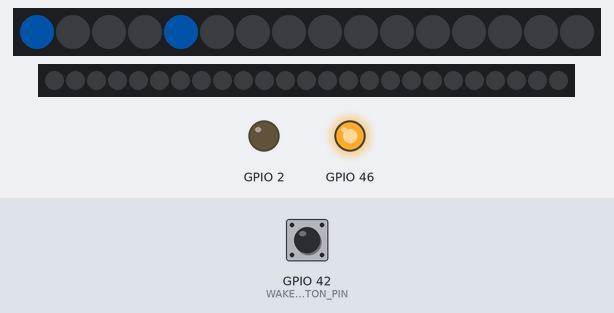
A sketch run on a simulated ESP32. On the bench: 16 RGB LEDs in strip order, left to right, 25 RGB LEDs in strip order, left to right, output pins drawn as LEDs (lit = HIGH). Inputs (shaded band) come from the test bench; at power-on: GPIO 42 (WAKE_BUTTON_PIN) HIGH. Dim RGB values are drawn brighter than linear.

Above: at 0.63 s.
1.3 s: GPIO 42 (WAKE_BUTTON_PIN) pulsed LOW 2 times (0.12 s each, 0.3 s apart)
At 3.38 s:
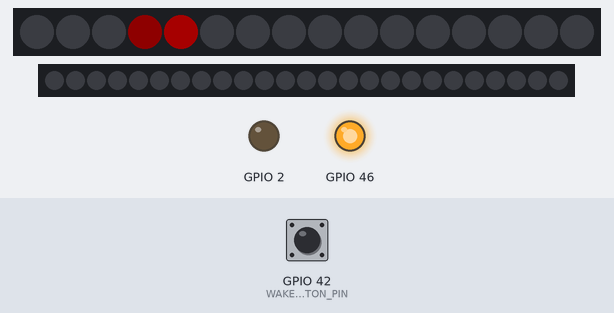
3.4 s: GPIO 42 (WAKE_BUTTON_PIN) pulled LOW for 0.15 s
At 3.6 s:
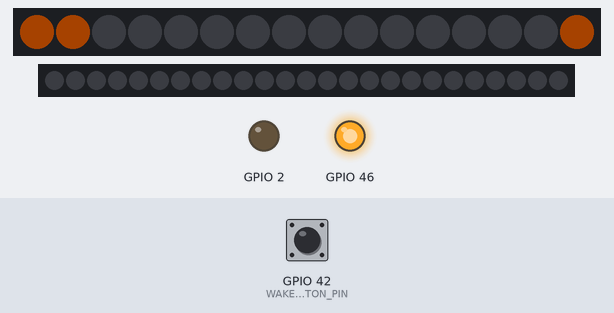
4.1 s: GPIO 42 (WAKE_BUTTON_PIN) pulled LOW for 1 s
At 4.3 s:
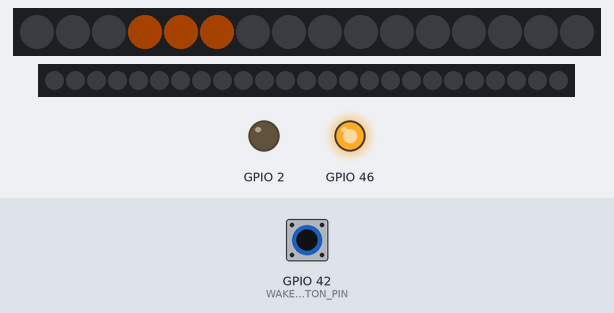
5.7 s: GPIO 42 (WAKE_BUTTON_PIN) pulsed LOW 5 times (0.12 s each, 0.3 s apart)
At 6.18 s:
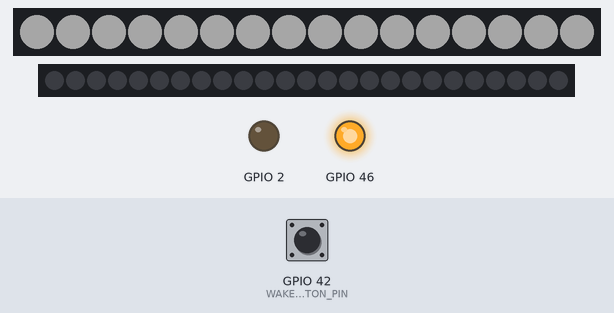

The sketch:

M5Capsule_Cube_LED_WebController.ino
```cpp
#include <Adafruit_NeoPixel.h>
#include <driver/gpio.h>

// M5 Capsule HY2.0-4P (PORT.CUSTOM)
constexpr uint8_t DIN1_PIN = 13;
constexpr uint8_t DIN2_PIN = 15;
constexpr uint8_t WAKE_BUTTON_PIN = 42;
constexpr uint16_t DIN1_LED_COUNT = 16;
constexpr uint16_t DIN2_LED_COUNT = 25;
constexpr uint8_t PRESET_COUNT = 7;
constexpr uint8_t DEFAULT_BRIGHTNESS = 40;
constexpr uint16_t DEBOUNCE_MS = 35;
constexpr size_t MAX_COMMAND_LENGTH = 240;

constexpr uint16_t EDGE_MASKS[] = {0xFFFF, 0xBBBB, 0x5555};
constexpr uint8_t LEFT_FORWARD[] = {8, 7, 6, 5, 4};       // D9 -> D5
constexpr uint8_t RIGHT_FORWARD[] = {12, 13, 14, 15, 0}; // D13 -> D1
constexpr uint8_t FRONT_EDGE[] = {0, 1, 2, 3, 4};        // D1 -> D5
constexpr uint8_t RIGHT_FRONT[] = {15, 0, 1};            // D16, D1, D2
constexpr uint8_t LEFT_FRONT[] = {3, 4, 5};              // D4, D5, D6

Adafruit_NeoPixel ledsDin1(DIN1_LED_COUNT, DIN1_PIN, NEO_GRB + NEO_KHZ800);
Adafruit_NeoPixel ledsDin2(DIN2_LED_COUNT, DIN2_PIN, NEO_GRB + NEO_KHZ800);

enum class ControlMode : uint8_t { Preset, Manual };
ControlMode controlMode = ControlMode::Preset;

uint8_t currentPreset = 0;
uint8_t presetBrightness = DEFAULT_BRIGHTNESS;
uint8_t presetSpeeds[PRESET_COUNT] = {6, 6, 7, 5, 5, 7, 1};
uint8_t edgeLayout = 0;
uint32_t animationFrame = 0;
uint32_t lastFrameMs = 0;
bool lastButtonReading = HIGH;
bool stableButtonState = HIGH;
bool presetPaused = false;
uint32_t buttonChangedMs = 0;
String commandBuffer;

uint32_t manualMask1 = 0;
uint32_t manualColor1 = 0x008CFF;
uint8_t manualBrightness1 = 40;

// Keep the built-in buzzer silent and assert the Capsule power-hold signal.
extern "C" void initVariant(void) {
  gpio_set_level(GPIO_NUM_2, 0);
  gpio_set_direction(GPIO_NUM_2, GPIO_MODE_OUTPUT);
  gpio_set_level(GPIO_NUM_46, 1);
  gpio_set_direction(GPIO_NUM_46, GPIO_MODE_OUTPUT);
}

bool edgeEnabled(uint8_t index) {
  return EDGE_MASKS[edgeLayout] & (1U << index);
}

void clearBoth() {
  ledsDin1.clear();
  ledsDin2.clear();
}

void showBoth() {
  ledsDin1.show();
  ledsDin2.show();
}

void allOff() {
  clearBoth();
  showBoth();
}

uint32_t rgbColor(Adafruit_NeoPixel &strip, uint32_t rgb) {
  return strip.Color((rgb >> 16) & 0xFF, (rgb >> 8) & 0xFF, rgb & 0xFF);
}

uint8_t collectActive(const uint8_t *source, uint8_t length, uint8_t *target) {
  uint8_t count = 0;
  for (uint8_t index = 0; index < length; ++index) {
    if (edgeEnabled(source[index])) target[count++] = source[index];
  }
  return count;
}

void drawFlowSide(const uint8_t *source, bool reverse) {
  uint8_t active[5];
  const uint8_t count = collectActive(source, 5, active);
  if (count == 0) return;
  uint8_t position = animationFrame % count;
  if (reverse) position = count - 1 - position;
  ledsDin1.setPixelColor(active[position], ledsDin1.Color(0, 128, 255));
}

void showSideFlow(bool reverse) {
  clearBoth();
  drawFlowSide(LEFT_FORWARD, reverse);
  drawFlowSide(RIGHT_FORWARD, reverse);
  showBoth();
}

uint8_t bouncePosition(uint32_t step, uint8_t count) {
  if (count < 2) return 0;
  const uint8_t phase = step % (count * 2 - 2);
  return phase < count ? phase : count * 2 - 2 - phase;
}

void showKnightRider() {
  clearBoth();
  uint8_t active[5];
  const uint8_t count = collectActive(FRONT_EDGE, 5, active);
  if (count > 0) {
    const uint8_t head = bouncePosition(animationFrame, count);
    const uint8_t tail = bouncePosition(animationFrame == 0 ? 0 : animationFrame - 1, count);
    ledsDin1.setPixelColor(active[tail], ledsDin1.Color(90, 0, 0));
    ledsDin1.setPixelColor(active[head], ledsDin1.Color(255, 0, 0));
  }
  showBoth();
}

void showIndicator(bool right) {
  clearBoth();
  if ((animationFrame & 1U) == 0) {
    const uint8_t *leds = right ? RIGHT_FRONT : LEFT_FRONT;
    for (uint8_t index = 0; index < 3; ++index) {
      if (edgeEnabled(leds[index])) {
        ledsDin1.setPixelColor(leds[index], ledsDin1.Color(255, 105, 0));
      }
    }
  }
  showBoth();
}

void showRedPatrol() {
  clearBoth();
  uint8_t active[DIN1_LED_COUNT];
  uint8_t count = 0;
  for (uint8_t index = 0; index < DIN1_LED_COUNT; ++index) {
    if (edgeEnabled(index)) active[count++] = index;
  }
  static constexpr uint8_t RED_LEVELS[] = {255, 170, 90, 35};
  const uint8_t tailCount = count < 4 ? count : 4;
  for (uint8_t tail = 0; tail < tailCount; ++tail) {
    const uint8_t position = (animationFrame + count - tail) % count;
    ledsDin1.setPixelColor(active[position], ledsDin1.Color(RED_LEVELS[tail], 0, 0));
  }
  showBoth();
}

void showEdgeAllOn() {
  clearBoth();
  for (uint8_t index = 0; index < DIN1_LED_COUNT; ++index) {
    if (edgeEnabled(index)) ledsDin1.setPixelColor(index, ledsDin1.Color(255, 255, 255));
  }
  showBoth();
}

void selectPreset(uint8_t preset) {
  controlMode = ControlMode::Preset;
  currentPreset = preset % PRESET_COUNT;
  presetPaused = false;
  animationFrame = 0;
  lastFrameMs = 0;
  ledsDin1.setBrightness(presetBrightness);
  ledsDin2.setBrightness(presetBrightness);
  allOff();
  if (currentPreset == 6) showEdgeAllOn();
}

void showManualFrame() {
  controlMode = ControlMode::Manual;
  ledsDin1.setBrightness(manualBrightness1);
  ledsDin2.setBrightness(1);
  clearBoth();
  const uint32_t color = rgbColor(ledsDin1, manualColor1);
  const uint32_t enabledMask = manualMask1 & EDGE_MASKS[edgeLayout];
  for (uint8_t index = 0; index < DIN1_LED_COUNT; ++index) {
    if (enabledMask & (1UL << index)) ledsDin1.setPixelColor(index, color);
  }
  showBoth();
}

uint32_t readUnsignedField(const String &json, const char *name, uint32_t fallback) {
  const String key = String('"') + name + "\":";
  const int keyPosition = json.indexOf(key);
  if (keyPosition < 0) return fallback;
  const char *number = json.c_str() + keyPosition + key.length();
  char *end = nullptr;
  const unsigned long value = strtoul(number, &end, 10);
  return end == number ? fallback : static_cast<uint32_t>(value);
}

String readStringField(const String &json, const char *name, const String &fallback) {
  const String key = String('"') + name + "\":\"";
  const int keyPosition = json.indexOf(key);
  if (keyPosition < 0) return fallback;
  const int valueStart = keyPosition + key.length();
  const int valueEnd = json.indexOf('"', valueStart);
  return valueEnd < 0 ? fallback : json.substring(valueStart, valueEnd);
}

uint32_t readHexColor(const String &value, uint32_t fallback) {
  if (value.length() != 7 || value[0] != '#') return fallback;
  char *end = nullptr;
  const unsigned long color = strtoul(value.c_str() + 1, &end, 16);
  return end == value.c_str() + 7 ? static_cast<uint32_t>(color) : fallback;
}

void handleCommand(const String &json) {
  const String command = readStringField(json, "cmd", "");
  if (command == "preset") {
    const uint32_t id = readUnsignedField(json, "id", 1);
    presetBrightness = constrain(readUnsignedField(json, "brightness", presetBrightness), 1UL, 255UL);
    edgeLayout = constrain(readUnsignedField(json, "layout", edgeLayout), 0UL, 2UL);
    if (id >= 1 && id <= PRESET_COUNT) {
      const uint8_t preset = id - 1;
      presetSpeeds[preset] = constrain(readUnsignedField(json, "speed", presetSpeeds[preset]), 1UL, 10UL);
      selectPreset(preset);
    }
    return;
  }
  if (command == "layout") {
    edgeLayout = constrain(readUnsignedField(json, "value", edgeLayout), 0UL, 2UL);
    if (controlMode == ControlMode::Preset) selectPreset(currentPreset);
    else showManualFrame();
    return;
  }
  if (command == "brightness") {
    presetBrightness = constrain(readUnsignedField(json, "value", presetBrightness), 1UL, 255UL);
    if (controlMode == ControlMode::Preset) {
      ledsDin1.setBrightness(presetBrightness);
      ledsDin1.show();
      lastFrameMs = 0;
    }
    return;
  }
  if (command == "speed") {
    if (controlMode == ControlMode::Preset && currentPreset < PRESET_COUNT - 1) {
      presetSpeeds[currentPreset] = constrain(
          readUnsignedField(json, "value", presetSpeeds[currentPreset]), 1UL, 10UL);
      lastFrameMs = 0;
    }
    return;
  }
  if (command == "pause") {
    presetPaused = readUnsignedField(json, "value", 0) != 0;
    if (!presetPaused) lastFrameMs = 0;
    return;
  }
  if (command == "frame") {
    manualMask1 = readUnsignedField(json, "m1", manualMask1) & 0xFFFFUL;
    manualColor1 = readHexColor(readStringField(json, "c1", ""), manualColor1);
    manualBrightness1 = constrain(readUnsignedField(json, "b1", manualBrightness1), 1UL, 255UL);
    showManualFrame();
  }
}

void readSerialCommands() {
  while (Serial.available() > 0) {
    const char incoming = static_cast<char>(Serial.read());
    if (incoming == '\n') {
      commandBuffer.trim();
      if (!commandBuffer.isEmpty()) handleCommand(commandBuffer);
      commandBuffer = "";
    } else if (incoming != '\r') {
      if (commandBuffer.length() < MAX_COMMAND_LENGTH) commandBuffer += incoming;
      else commandBuffer = "";
    }
  }
}

void updateWakeButton(uint32_t now) {
  const bool reading = digitalRead(WAKE_BUTTON_PIN);
  if (reading != lastButtonReading) {
    lastButtonReading = reading;
    buttonChangedMs = now;
  }
  if ((now - buttonChangedMs >= DEBOUNCE_MS) && (reading != stableButtonState)) {
    stableButtonState = reading;
    if (stableButtonState == LOW) selectPreset(currentPreset + 1);
  }
}

uint16_t presetInterval() {
  static constexpr uint16_t BASE[] = {140, 140, 85, 320, 320, 75};
  static constexpr uint8_t DEFAULT_SPEED[] = {6, 6, 7, 5, 5, 7};
  static constexpr uint16_t MIN_INTERVAL[] = {55, 55, 40, 160, 160, 35};
  static constexpr uint16_t MAX_INTERVAL[] = {600, 600, 500, 1200, 1200, 500};
  const uint8_t speed = presetSpeeds[currentPreset];
  uint16_t interval = static_cast<uint32_t>(BASE[currentPreset]) *
                      DEFAULT_SPEED[currentPreset] / speed;
  if (interval < MIN_INTERVAL[currentPreset]) interval = MIN_INTERVAL[currentPreset];
  if (interval > MAX_INTERVAL[currentPreset]) interval = MAX_INTERVAL[currentPreset];
  return interval;
}

void updatePresetAnimation(uint32_t now) {
  if (controlMode != ControlMode::Preset || currentPreset == 6 || presetPaused) return;
  if (lastFrameMs != 0 && now - lastFrameMs < presetInterval()) return;
  lastFrameMs = now;
  switch (currentPreset) {
    case 0: showSideFlow(false); break;
    case 1: showSideFlow(true); break;
    case 2: showKnightRider(); break;
    case 3: showIndicator(true); break;
    case 4: showIndicator(false); break;
    case 5: showRedPatrol(); break;
  }
  ++animationFrame;
}

void setup() {
  digitalWrite(2, LOW);
  pinMode(2, OUTPUT);
  digitalWrite(46, HIGH);
  pinMode(46, OUTPUT);
  pinMode(WAKE_BUTTON_PIN, INPUT_PULLUP);
  Serial.begin(115200);
  commandBuffer.reserve(MAX_COMMAND_LENGTH);
  ledsDin1.begin();
  ledsDin2.begin();
  selectPreset(0);
}

void loop() {
  const uint32_t now = millis();
  readSerialCommands();
  updateWakeButton(now);
  updatePresetAnimation(now);
  delay(1);
}
```

Measured:
- after the input at 4.1 s, the LEDs: change at once (image 3)
- after the input at 5.7 s, the LEDs: first change at once (image 4 shows a later state)
